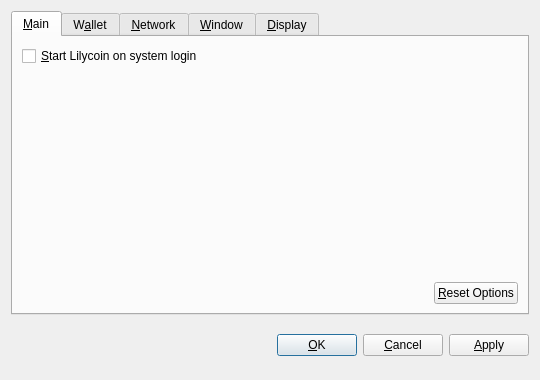
<?xml version="1.0" encoding="UTF-8"?>
<ui version="4.0">
 <class>OptionsDialog</class>
 <widget class="QDialog" name="OptionsDialog">
  <property name="geometry">
   <rect>
    <x>0</x>
    <y>0</y>
    <width>540</width>
    <height>380</height>
   </rect>
  </property>
  <property name="windowTitle">
   <string>Options</string>
  </property>
  <property name="modal">
   <bool>true</bool>
  </property>
  <layout class="QVBoxLayout" name="verticalLayout">
   <item>
    <widget class="QTabWidget" name="tabWidget">
     <property name="tabPosition">
      <enum>QTabWidget::North</enum>
     </property>
     <property name="currentIndex">
      <number>0</number>
     </property>
     <widget class="QWidget" name="tabMain">
      <attribute name="title">
       <string>&amp;Main</string>
      </attribute>
      <layout class="QVBoxLayout" name="verticalLayout_Main">
       <item>
        <widget class="QCheckBox" name="bitcoinAtStartup">
         <property name="toolTip">
          <string>Automatically start Lilycoin after logging in to the system.</string>
         </property>
         <property name="text">
          <string>&amp;Start Lilycoin on system login</string>
         </property>
        </widget>
       </item>
       <item>
        <spacer name="verticalSpacer_Main">
         <property name="orientation">
          <enum>Qt::Vertical</enum>
         </property>
         <property name="sizeHint" stdset="0">
          <size>
           <width>20</width>
           <height>40</height>
          </size>
         </property>
        </spacer>
       </item>
       <item>
        <layout class="QHBoxLayout" name="horizontalLayout_2_Main">
         <item>
          <spacer name="horizontalSpacer_2_Main">
           <property name="orientation">
            <enum>Qt::Horizontal</enum>
           </property>
           <property name="sizeHint" stdset="0">
            <size>
             <width>40</width>
             <height>20</height>
            </size>
           </property>
          </spacer>
         </item>
         <item>
          <widget class="QPushButton" name="resetButton">
           <property name="toolTip">
            <string>Reset all client options to default.</string>
           </property>
           <property name="text">
            <string>&amp;Reset Options</string>
           </property>
           <property name="autoDefault">
            <bool>false</bool>
           </property>
          </widget>
         </item>
        </layout>
       </item>
      </layout>
     </widget>
     <widget class="QWidget" name="tabWallet">
      <attribute name="title">
       <string>W&amp;allet</string>
      </attribute>
      <layout class="QVBoxLayout" name="verticalLayout_Network">
       <item>
        <widget class="QLabel" name="transactionFeeInfoLabel">
         <property name="text">
          <string>Optional transaction fee per kB that helps make sure your transactions are processed quickly. Most transactions are 1 kB.</string>
         </property>
         <property name="textFormat">
          <enum>Qt::PlainText</enum>
         </property>
         <property name="wordWrap">
          <bool>true</bool>
         </property>
        </widget>
       </item>
       <item>
        <layout class="QHBoxLayout" name="horizontalLayout_1_Main">
         <item>
          <widget class="QLabel" name="transactionFeeLabel">
           <property name="text">
            <string>Pay transaction &amp;fee</string>
           </property>
           <property name="textFormat">
            <enum>Qt::PlainText</enum>
           </property>
           <property name="buddy">
            <cstring>transactionFee</cstring>
           </property>
          </widget>
         </item>
         <item>
          <widget class="BitcoinAmountField" name="transactionFee"/>
         </item>
         <item>
          <spacer name="horizontalSpacer_1_Main">
           <property name="orientation">
            <enum>Qt::Horizontal</enum>
           </property>
           <property name="sizeHint" stdset="0">
            <size>
             <width>40</width>
             <height>20</height>
            </size>
           </property>
          </spacer>
         </item>
        </layout>
       </item>
       <item>
        <widget class="QLabel" name="label">
         <property name="text">
          <string>If you disable the spending of unconfirmed change, the change from a transaction cannot be used until that transaction has at least one confirmation. This also affects how your balance is computed.</string>
         </property>
         <property name="wordWrap">
          <bool>true</bool>
         </property>
        </widget>
       </item>
       <item>
        <widget class="QCheckBox" name="spendZeroConfChange">
         <property name="text">
          <string>Spend unconfirmed change  (experts only)</string>
         </property>
        </widget>
       </item>
       <item>
        <spacer name="verticalSpacer">
         <property name="orientation">
          <enum>Qt::Vertical</enum>
         </property>
         <property name="sizeHint" stdset="0">
          <size>
           <width>20</width>
           <height>40</height>
          </size>
         </property>
        </spacer>
       </item>
      </layout>
     </widget>
     <widget class="QWidget" name="tabNetwork">
      <attribute name="title">
       <string>&amp;Network</string>
      </attribute>
      <layout class="QVBoxLayout" name="verticalLayout_Network">
       <item>
        <widget class="QCheckBox" name="mapPortUpnp">
         <property name="toolTip">
          <string>Automatically open the Lilycoin client port on the router. This only works when your router supports UPnP and it is enabled.</string>
         </property>
         <property name="text">
          <string>Map port using &amp;UPnP</string>
         </property>
        </widget>
       </item>
       <item>
        <widget class="QCheckBox" name="connectSocks">
         <property name="toolTip">
          <string>Connect to the Lilycoin network through a SOCKS proxy (e.g. when connecting through Tor).</string>
         </property>
         <property name="text">
          <string>&amp;Connect through SOCKS proxy:</string>
         </property>
        </widget>
       </item>
       <item>
        <layout class="QHBoxLayout" name="horizontalLayout_Network">
         <item>
          <widget class="QLabel" name="proxyIpLabel">
           <property name="text">
            <string>Proxy &amp;IP:</string>
           </property>
           <property name="textFormat">
            <enum>Qt::PlainText</enum>
           </property>
           <property name="buddy">
            <cstring>proxyIp</cstring>
           </property>
          </widget>
         </item>
         <item>
          <widget class="QValidatedLineEdit" name="proxyIp">
           <property name="maximumSize">
            <size>
             <width>140</width>
             <height>16777215</height>
            </size>
           </property>
           <property name="toolTip">
            <string>IP address of the proxy (e.g. 127.0.0.1)</string>
           </property>
          </widget>
         </item>
         <item>
          <widget class="QLabel" name="proxyPortLabel">
           <property name="text">
            <string>&amp;Port:</string>
           </property>
           <property name="textFormat">
            <enum>Qt::PlainText</enum>
           </property>
           <property name="buddy">
            <cstring>proxyPort</cstring>
           </property>
          </widget>
         </item>
         <item>
          <widget class="QLineEdit" name="proxyPort">
           <property name="maximumSize">
            <size>
             <width>55</width>
             <height>16777215</height>
            </size>
           </property>
           <property name="toolTip">
            <string>Port of the proxy (e.g. 9050)</string>
           </property>
          </widget>
         </item>
         <item>
          <widget class="QLabel" name="socksVersionLabel">
           <property name="text">
            <string>SOCKS &amp;Version:</string>
           </property>
           <property name="textFormat">
            <enum>Qt::PlainText</enum>
           </property>
           <property name="buddy">
            <cstring>socksVersion</cstring>
           </property>
          </widget>
         </item>
         <item>
          <widget class="QValueComboBox" name="socksVersion">
           <property name="toolTip">
            <string>SOCKS version of the proxy (e.g. 5)</string>
           </property>
          </widget>
         </item>
         <item>
          <spacer name="horizontalSpacer_Network">
           <property name="orientation">
            <enum>Qt::Horizontal</enum>
           </property>
           <property name="sizeHint" stdset="0">
            <size>
             <width>40</width>
             <height>20</height>
            </size>
           </property>
          </spacer>
         </item>
        </layout>
       </item>
       <item>
        <spacer name="verticalSpacer_Network">
         <property name="orientation">
          <enum>Qt::Vertical</enum>
         </property>
         <property name="sizeHint" stdset="0">
          <size>
           <width>20</width>
           <height>40</height>
          </size>
         </property>
        </spacer>
       </item>
      </layout>
     </widget>
     <widget class="QWidget" name="tabWindow">
      <attribute name="title">
       <string>&amp;Window</string>
      </attribute>
      <layout class="QVBoxLayout" name="verticalLayout_Window">
       <item>
        <widget class="QCheckBox" name="minimizeToTray">
         <property name="toolTip">
          <string>Show only a tray icon after minimizing the window.</string>
         </property>
         <property name="text">
          <string>&amp;Minimize to the tray instead of the taskbar</string>
         </property>
        </widget>
       </item>
       <item>
        <widget class="QCheckBox" name="minimizeOnClose">
         <property name="toolTip">
          <string>Minimize instead of exit the application when the window is closed. When this option is enabled, the application will be closed only after selecting Quit in the menu.</string>
         </property>
         <property name="text">
          <string>M&amp;inimize on close</string>
         </property>
        </widget>
       </item>
       <item>
        <spacer name="verticalSpacer_Window">
         <property name="orientation">
          <enum>Qt::Vertical</enum>
         </property>
         <property name="sizeHint" stdset="0">
          <size>
           <width>20</width>
           <height>40</height>
          </size>
         </property>
        </spacer>
       </item>
      </layout>
     </widget>
     <widget class="QWidget" name="tabDisplay">
      <attribute name="title">
       <string>&amp;Display</string>
      </attribute>
      <layout class="QVBoxLayout" name="verticalLayout_Display">
       <item>
        <layout class="QHBoxLayout" name="horizontalLayout_1_Display">
         <item>
          <widget class="QLabel" name="langLabel">
           <property name="text">
            <string>User Interface &amp;language:</string>
           </property>
           <property name="textFormat">
            <enum>Qt::PlainText</enum>
           </property>
           <property name="buddy">
            <cstring>lang</cstring>
           </property>
          </widget>
         </item>
         <item>
          <widget class="QValueComboBox" name="lang">
           <property name="toolTip">
            <string>The user interface language can be set here. This setting will take effect after restarting Lilycoin.</string>
           </property>
          </widget>
         </item>
        </layout>
       </item>
       <item>
        <layout class="QHBoxLayout" name="horizontalLayout_2_Display">
         <item>
          <widget class="QLabel" name="unitLabel">
           <property name="text">
            <string>&amp;Unit to show amounts in:</string>
           </property>
           <property name="textFormat">
            <enum>Qt::PlainText</enum>
           </property>
           <property name="buddy">
            <cstring>unit</cstring>
           </property>
          </widget>
         </item>
         <item>
          <widget class="QValueComboBox" name="unit">
           <property name="toolTip">
            <string>Choose the default subdivision unit to show in the interface and when sending coins.</string>
           </property>
          </widget>
         </item>
        </layout>
       </item>
       <item>
        <widget class="QCheckBox" name="displayAddresses">
         <property name="toolTip">
          <string>Whether to show Lilycoin addresses in the transaction list or not.</string>
         </property>
         <property name="text">
          <string>&amp;Display addresses in transaction list</string>
         </property>
        </widget>
       </item>
       <item>
        <widget class="QCheckBox" name="coinControlFeatures">
         <property name="toolTip">
          <string>Whether to show coin control features or not.</string>
         </property>
         <property name="text">
          <string>Display coin &amp;control features (experts only!)</string>
         </property>
        </widget>
       </item>
       <item>
        <spacer name="verticalSpacer_Display">
         <property name="orientation">
          <enum>Qt::Vertical</enum>
         </property>
         <property name="sizeHint" stdset="0">
          <size>
           <width>20</width>
           <height>40</height>
          </size>
         </property>
        </spacer>
       </item>
      </layout>
     </widget>
    </widget>
   </item>
   <item>
    <layout class="QHBoxLayout" name="horizontalLayout_Buttons">
     <item>
      <spacer name="horizontalSpacer_1">
       <property name="orientation">
        <enum>Qt::Horizontal</enum>
       </property>
       <property name="sizeHint" stdset="0">
        <size>
         <width>40</width>
         <height>48</height>
        </size>
       </property>
      </spacer>
     </item>
     <item>
      <widget class="QLabel" name="statusLabel">
       <property name="font">
        <font>
         <weight>75</weight>
         <bold>true</bold>
        </font>
       </property>
       <property name="text">
        <string/>
       </property>
       <property name="textFormat">
        <enum>Qt::PlainText</enum>
       </property>
       <property name="wordWrap">
        <bool>true</bool>
       </property>
      </widget>
     </item>
     <item>
      <spacer name="horizontalSpacer_2">
       <property name="orientation">
        <enum>Qt::Horizontal</enum>
       </property>
       <property name="sizeHint" stdset="0">
        <size>
         <width>40</width>
         <height>48</height>
        </size>
       </property>
      </spacer>
     </item>
     <item>
      <widget class="QPushButton" name="okButton">
       <property name="text">
        <string>&amp;OK</string>
       </property>
      </widget>
     </item>
     <item>
      <widget class="QPushButton" name="cancelButton">
       <property name="text">
        <string>&amp;Cancel</string>
       </property>
       <property name="autoDefault">
        <bool>false</bool>
       </property>
      </widget>
     </item>
     <item>
      <widget class="QPushButton" name="applyButton">
       <property name="text">
        <string>&amp;Apply</string>
       </property>
       <property name="autoDefault">
        <bool>false</bool>
       </property>
      </widget>
     </item>
    </layout>
   </item>
  </layout>
 </widget>
 <customwidgets>
  <customwidget>
   <class>BitcoinAmountField</class>
   <extends>QSpinBox</extends>
   <header>bitcoinamountfield.h</header>
  </customwidget>
  <customwidget>
   <class>QValueComboBox</class>
   <extends>QComboBox</extends>
   <header>qvaluecombobox.h</header>
  </customwidget>
  <customwidget>
   <class>QValidatedLineEdit</class>
   <extends>QLineEdit</extends>
   <header>qvalidatedlineedit.h</header>
  </customwidget>
 </customwidgets>
 <resources/>
 <connections/>
</ui>
